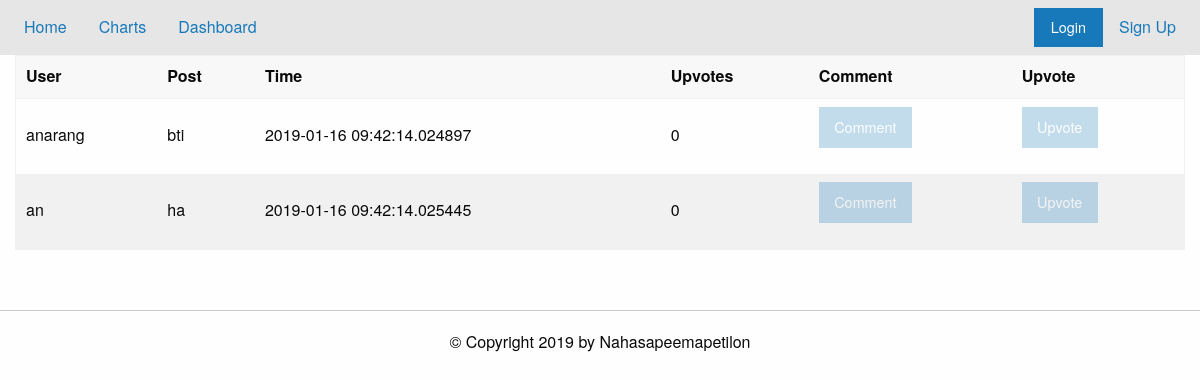
Page /thread?id=1 on the earlier database version.
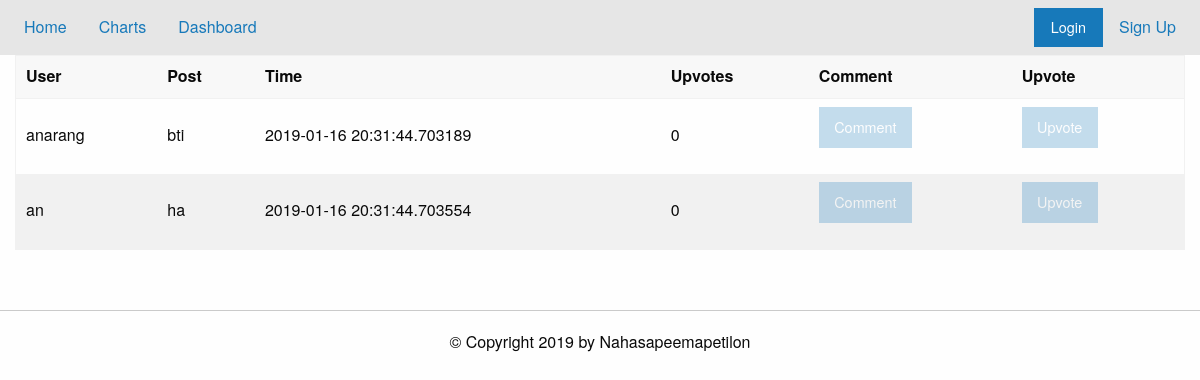
Same page on the later database version.
### tables this page shows
CREATE TABLE t1 (postID INT PRIMARY KEY,post TEXT,user TEXT,time TEXT,upvote INT,whoVote TEXT);

### app.py (the view, shortened to what this page needs)
@app.route("/thread", methods=['POST','GET'])
def load_thread():
    if request.method=="GET":
        threadID = request.args.get('id')#or perhaps name?
        print(threadID)
        db = sqlite3.connect('./data/base.db')
        c = db.cursor()
        try:
            posts = dbEditor.viewThread(c, threadID)
            db.close()
            return render_template('thread.html', notLoggedIn=noUser(), posts=posts, threadname=posts[0][1], threadID=threadID)
        except:
            flash("Thread not Found")
            return redirect('/')

### app.py (called while the page is built)
def noUser():
    return 'username' not in session.keys()

### util/dbEditor.py (called while the page is built)
def viewThread(cursor,threadID):
    v = "SELECT user,post,time,postID,upvote,whoVote FROM t" + str(threadID) + ";" # not the people who upvote
    val = list(cursor.execute(v))
    return val

### templates/thread.html (shortened to what this page needs)
{% extends "forum.html" %}
{% block content %}
<div class="grid-container">
{% set msgs = get_flashed_messages() %}
  <div class="table-scroll">
<table class="hover">
  <thead><tr>
      <th> User </th><th> Post </th><th> Time </th><th> Upvotes </th>
      <th> Comment</th><th> Upvote</th>
  </tr></thead>
  <tbody>
    {% for post in posts %}
    <tr>
      <td id="{{post[3]}}">{{post[0]}}</td><td>{{post[1]}}</td>
      <td>{{post[2]}}</td><td>{{post[4]}}</td>
      <td>
	<button class="button" data-open="addPost{{post[3]}}" {% if notLoggedIn %} disabled {% endif %}> Comment</button>
      </td>
      <td><form action="#" method="POST">
	  <button class="button" value="{{post[3]}},{{threadID}}" name="upvote" {% if notLoggedIn %} disabled {% endif %}>Upvote</button>
      </form></td>
    </tr>
    {% endfor %}
  </tbody>
</table>
</div>
</div>
{% endblock %}

Differences in the rows shown:
changed t1 "anarang": time "2019-01-16 09:42:14.024897" → "2019-01-16 20:31:44.703189"
changed t1 "an": time "2019-01-16 09:42:14.025445" → "2019-01-16 20:31:44.703554"
